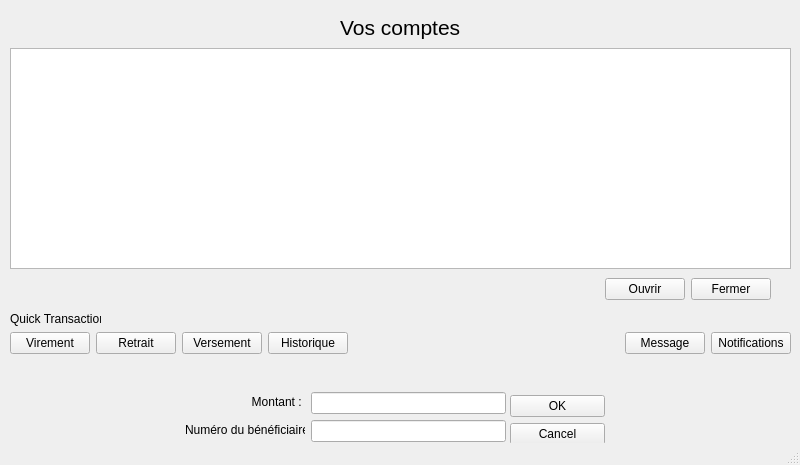
<?xml version="1.0" encoding="UTF-8"?>
<ui version="4.0">
 <class>UIClient</class>
 <widget class="QMainWindow" name="UIClient">
  <property name="enabled">
   <bool>true</bool>
  </property>
  <property name="geometry">
   <rect>
    <x>0</x>
    <y>0</y>
    <width>800</width>
    <height>465</height>
   </rect>
  </property>
  <property name="minimumSize">
   <size>
    <width>500</width>
    <height>465</height>
   </size>
  </property>
  <property name="maximumSize">
   <size>
    <width>2000</width>
    <height>465</height>
   </size>
  </property>
  <property name="windowTitle">
   <string>Gestion des comptes bancaires - Client : </string>
  </property>
  <widget class="QWidget" name="centralwidget">
   <widget class="QWidget" name="horizontalLayoutWidget">
    <property name="geometry">
     <rect>
      <x>10</x>
      <y>10</y>
      <width>781</width>
      <height>35</height>
     </rect>
    </property>
    <layout class="QHBoxLayout" name="horizontalLayoutNorth">
     <item>
      <spacer name="horizontalSpacerLeft">
       <property name="orientation">
        <enum>Qt::Horizontal</enum>
       </property>
       <property name="sizeHint" stdset="0">
        <size>
         <width>40</width>
         <height>20</height>
        </size>
       </property>
      </spacer>
     </item>
     <item>
      <widget class="QLabel" name="labelTitle">
       <property name="font">
        <font>
         <pointsize>16</pointsize>
        </font>
       </property>
       <property name="text">
        <string>Vos comptes</string>
       </property>
      </widget>
     </item>
     <item>
      <spacer name="horizontalSpacerRight">
       <property name="orientation">
        <enum>Qt::Horizontal</enum>
       </property>
       <property name="sizeHint" stdset="0">
        <size>
         <width>40</width>
         <height>20</height>
        </size>
       </property>
      </spacer>
     </item>
    </layout>
   </widget>
   <widget class="QWidget" name="horizontalLayoutWidget_2">
    <property name="geometry">
     <rect>
      <x>10</x>
      <y>48</y>
      <width>781</width>
      <height>221</height>
     </rect>
    </property>
    <layout class="QHBoxLayout" name="horizontalLayoutCenter">
     <item>
      <widget class="QTableView" name="tableViewAccounts">
       <property name="selectionBehavior">
        <enum>QAbstractItemView::SelectRows</enum>
       </property>
       <property name="sortingEnabled">
        <bool>true</bool>
       </property>
      </widget>
     </item>
    </layout>
   </widget>
   <widget class="QWidget" name="horizontalLayoutWidget_3">
    <property name="geometry">
     <rect>
      <x>10</x>
      <y>274</y>
      <width>761</width>
      <height>31</height>
     </rect>
    </property>
    <layout class="QHBoxLayout" name="horizontalLayoutSouthButtonsComptes">
     <item>
      <spacer name="horizontalSpacer">
       <property name="orientation">
        <enum>Qt::Horizontal</enum>
       </property>
       <property name="sizeHint" stdset="0">
        <size>
         <width>40</width>
         <height>20</height>
        </size>
       </property>
      </spacer>
     </item>
     <item>
      <widget class="QPushButton" name="pushButtonOuvrir">
       <property name="toolTip">
        <string>Voir les transactions du compte sélectionné ...</string>
       </property>
       <property name="text">
        <string>Ouvrir</string>
       </property>
      </widget>
     </item>
     <item>
      <widget class="QPushButton" name="pushButtonClose">
       <property name="text">
        <string>Fermer</string>
       </property>
      </widget>
     </item>
    </layout>
   </widget>
   <widget class="QLabel" name="labelTransaction">
    <property name="geometry">
     <rect>
      <x>10</x>
      <y>311</y>
      <width>91</width>
      <height>16</height>
     </rect>
    </property>
    <property name="text">
     <string>Quick Transaction</string>
    </property>
   </widget>
   <widget class="QWidget" name="horizontalLayoutWidget_4">
    <property name="geometry">
     <rect>
      <x>10</x>
      <y>328</y>
      <width>781</width>
      <height>31</height>
     </rect>
    </property>
    <layout class="QHBoxLayout" name="horizontalLayoutSouthButtonsTransactions">
     <item>
      <widget class="QPushButton" name="pushButtonVirement">
       <property name="text">
        <string>Virement</string>
       </property>
      </widget>
     </item>
     <item>
      <widget class="QPushButton" name="pushButtonRetrait">
       <property name="text">
        <string>Retrait</string>
       </property>
      </widget>
     </item>
     <item>
      <widget class="QPushButton" name="pushButtonVersement">
       <property name="text">
        <string>Versement</string>
       </property>
      </widget>
     </item>
     <item>
      <widget class="QPushButton" name="pushButtonHistorique">
       <property name="toolTip">
        <string>Historique de toutes vos transactions ...</string>
       </property>
       <property name="text">
        <string>Historique</string>
       </property>
      </widget>
     </item>
     <item>
      <spacer name="horizontalSpacer_2">
       <property name="orientation">
        <enum>Qt::Horizontal</enum>
       </property>
       <property name="sizeHint" stdset="0">
        <size>
         <width>40</width>
         <height>20</height>
        </size>
       </property>
      </spacer>
     </item>
     <item>
      <widget class="QPushButton" name="pushButtonMessage2">
       <property name="text">
        <string>Message</string>
       </property>
      </widget>
     </item>
     <item>
      <widget class="QPushButton" name="pushButtonNotif">
       <property name="text">
        <string>Notifications</string>
       </property>
      </widget>
     </item>
    </layout>
   </widget>
   <widget class="QWidget" name="verticalLayoutWidget">
    <property name="geometry">
     <rect>
      <x>510</x>
      <y>391</y>
      <width>95</width>
      <height>60</height>
     </rect>
    </property>
    <layout class="QVBoxLayout" name="verticalLayout">
     <property name="spacing">
      <number>2</number>
     </property>
     <item>
      <widget class="QPushButton" name="pushButtonOK">
       <property name="text">
        <string>OK</string>
       </property>
      </widget>
     </item>
     <item>
      <widget class="QPushButton" name="pushButtonCancel">
       <property name="text">
        <string>Cancel</string>
       </property>
      </widget>
     </item>
    </layout>
   </widget>
   <widget class="QWidget" name="verticalLayoutWidget_2">
    <property name="geometry">
     <rect>
      <x>183</x>
      <y>369</y>
      <width>321</width>
      <height>20</height>
     </rect>
    </property>
    <layout class="QVBoxLayout" name="verticalLayoutCurrentTransation">
     <item>
      <widget class="QLabel" name="labelCurrentTransaction">
       <property name="minimumSize">
        <size>
         <width>250</width>
         <height>0</height>
        </size>
       </property>
       <property name="maximumSize">
        <size>
         <width>250</width>
         <height>20</height>
        </size>
       </property>
       <property name="text">
        <string/>
       </property>
       <property name="alignment">
        <set>Qt::AlignLeading|Qt::AlignLeft|Qt::AlignVCenter</set>
       </property>
      </widget>
     </item>
    </layout>
   </widget>
   <widget class="QWidget" name="formLayoutWidget_2">
    <property name="geometry">
     <rect>
      <x>185</x>
      <y>392</y>
      <width>321</width>
      <height>52</height>
     </rect>
    </property>
    <layout class="QFormLayout" name="formLayout">
     <item row="0" column="0">
      <widget class="QLabel" name="labelMontant">
       <property name="minimumSize">
        <size>
         <width>120</width>
         <height>0</height>
        </size>
       </property>
       <property name="maximumSize">
        <size>
         <width>120</width>
         <height>20</height>
        </size>
       </property>
       <property name="text">
        <string>Montant : </string>
       </property>
       <property name="alignment">
        <set>Qt::AlignRight|Qt::AlignTrailing|Qt::AlignVCenter</set>
       </property>
      </widget>
     </item>
     <item row="0" column="1">
      <widget class="QLineEdit" name="lineEditMontant"/>
     </item>
     <item row="1" column="0">
      <widget class="QLabel" name="labelNumeroBeneficiaire">
       <property name="maximumSize">
        <size>
         <width>120</width>
         <height>20</height>
        </size>
       </property>
       <property name="text">
        <string>Numéro du bénéficiaire : </string>
       </property>
      </widget>
     </item>
     <item row="1" column="1">
      <widget class="QLineEdit" name="lineEditNumeroBeneficiaire"/>
     </item>
    </layout>
   </widget>
  </widget>
  <widget class="QMenuBar" name="menubar">
   <property name="geometry">
    <rect>
     <x>0</x>
     <y>0</y>
     <width>800</width>
     <height>26</height>
    </rect>
   </property>
  </widget>
  <widget class="QStatusBar" name="statusbar"/>
 </widget>
 <resources/>
 <connections/>
</ui>
